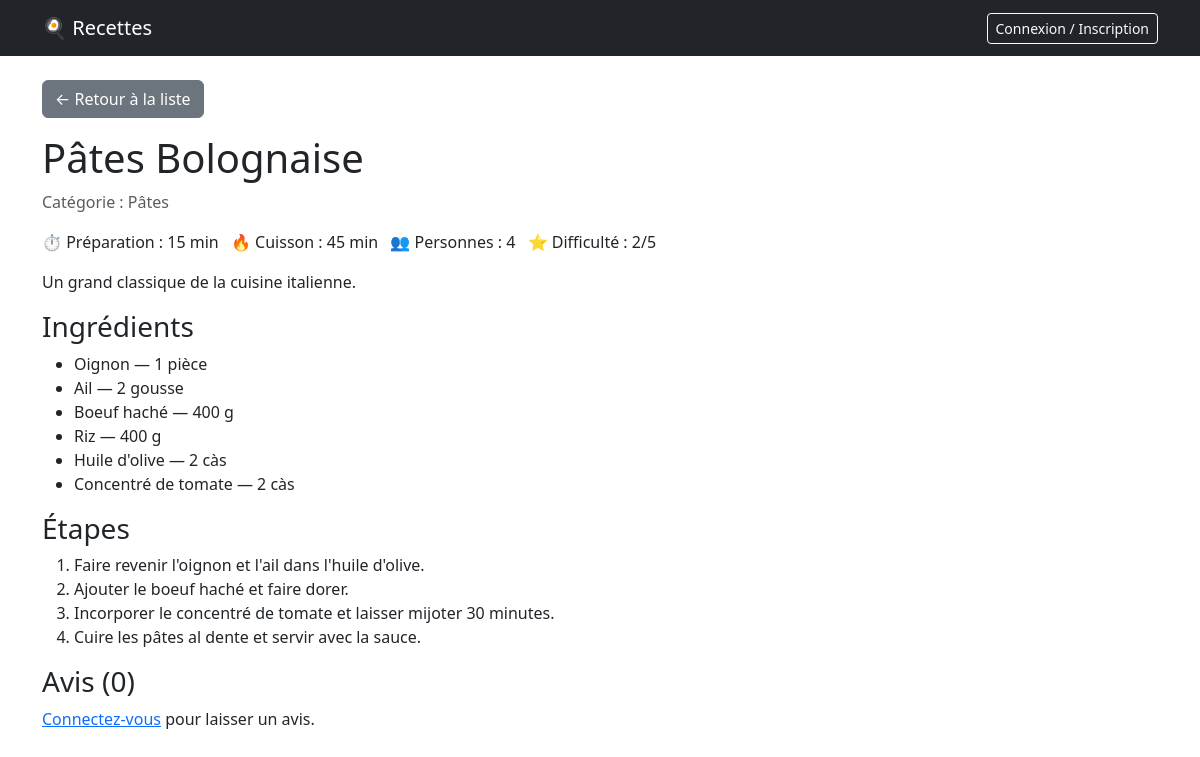
The page /projet/detail.php?id=1 on the database its author committed.
### tables this page shows
CREATE TABLE Recette
(
    r_id INTEGER PRIMARY KEY AUTO_INCREMENT,
    u_id INTEGER,
    c_id INTEGER,
    titre VARCHAR(128),
    descript TEXT,
    tps_prep INTEGER,
    tps_cuis INTEGER,
    nb_prsn INTEGER,
    diff INTEGER CHECK (diff BETWEEN 1 AND 5),

    FOREIGN KEY(u_id) REFERENCES Utilisateur(u_id),
    FOREIGN KEY(c_id) REFERENCES Categorie(c_id)
);

CREATE TABLE Categorie
(
    c_id INTEGER PRIMARY KEY AUTO_INCREMENT,
    nom VARCHAR(128) NOT NULL
);

CREATE TABLE Recette_Ingredient
(
    r_id INTEGER,
    i_id INTEGER,
    quantite INTEGER NOT NULL,
    unite VARCHAR(128) NOT NULL,

    FOREIGN KEY(r_id) REFERENCES Recette(r_id),
    FOREIGN KEY(i_id) REFERENCES Ingredient(i_id),

    PRIMARY KEY (r_id, i_id)
);

CREATE TABLE Ingredient
(
    i_id INTEGER PRIMARY KEY AUTO_INCREMENT,
    nom VARCHAR(128) NOT NULL
);

CREATE TABLE Etape
(
    r_id INTEGER,
    nb_ordre INTEGER,
    descript TEXT,

    FOREIGN KEY (r_id) REFERENCES Recette(r_id),

    PRIMARY KEY (r_id, nb_ordre)
);

### projet/detail.php (the view, shortened to what this page needs)
<?php
require_once 'includes/connexion.php';
$id = isset($_GET['id']) ? (int)$_GET['id'] : 0;
$stmt = $pdo->prepare('
    SELECT r.*, c.nom AS categorie
    FROM Recette r
    LEFT JOIN Categorie c ON r.c_id = c.c_id
    WHERE r.r_id = ?
');
$stmt->execute([$id]);
$recette = $stmt->fetch();
$stmt = $pdo->prepare('SELECT * FROM Etape WHERE r_id = ? ORDER BY nb_ordre');
$stmt->execute([$id]);
$etapes = $stmt->fetchAll();
$stmt = $pdo->prepare('
    SELECT i.nom, ri.quantite, ri.unite
    FROM Recette_Ingredient ri
    JOIN Ingredient i ON ri.i_id = i.i_id
    WHERE ri.r_id = ?
');
$stmt->execute([$id]);
$ingredients = $stmt->fetchAll();
$stmt = $pdo->prepare('
    SELECT a.*, p.pseudo
    FROM Avis a
    LEFT JOIN Profil p ON a.u_id = p.u_id
    WHERE a.r_id = ?
    ORDER BY a.datepost DESC
');
$stmt->execute([$id]);
$avis = $stmt->fetchAll();
?>
<!DOCTYPE html>
<html lang="fr">
<head>
    <link rel="stylesheet" href="https://cdn.jsdelivr.net/npm/bootstrap@5.3.0/dist/css/bootstrap.min.css">
</head>
<body>
    <?php require_once 'includes/navbar.php'; ?>
<div class="container mt-4">
    <a href="liste.php" class="btn btn-secondary mb-3">← Retour à la liste</a>
    <h1><?= htmlspecialchars($recette['titre']) ?></h1>
    <p class="text-muted">Catégorie : <?= htmlspecialchars($recette['categorie'] ?? 'Non définie') ?></p>
    <ul class="list-inline">
        <li class="list-inline-item">⏱ Préparation : <?= $recette['tps_prep'] ?> min</li>
        <li class="list-inline-item">🔥 Cuisson : <?= $recette['tps_cuis'] ?> min</li>
        <li class="list-inline-item">👥 Personnes : <?= $recette['nb_prsn'] ?></li>
        <li class="list-inline-item">⭐ Difficulté : <?= $recette['diff'] ?>/5</li>
    </ul>
    <p><?= htmlspecialchars($recette['descript']) ?></p>
    <h3>Ingrédients</h3>
    <ul>
        <?php foreach ($ingredients as $ing) : ?>
            <li><?= htmlspecialchars($ing['nom']) ?> — <?= $ing['quantite'] ?> <?= htmlspecialchars($ing['unite']) ?></li>
        <?php endforeach; ?>
    </ul>
    <h3>Étapes</h3>
    <ol>
        <?php foreach ($etapes as $etape) : ?>
            <li><?= htmlspecialchars($etape['descript']) ?></li>
        <?php endforeach; ?>
    </ol>
    <h3>Avis (<?= count($avis) ?>)</h3>
<?php if (isset($_SESSION['u_id'])) : ?>
    <form method="POST" action="detail.php?id=<?= $id ?>" class="mb-4">
        <div class="mb-2">
            <label>Note :</label>
            <select name="note" class="form-control" required>
                <option value="5">5 - Excellent</option>
                <option value="4">4 - Très bien</option>
                <option value="3">3 - Bien</option>
                <option value="2">2 - Moyen</option>
                <option value="1">1 - Décevant</option>
            </select>
        </div>
        <div class="mb-2">
            <textarea name="commentaire" class="form-control" placeholder="Votre commentaire" required></textarea>
        </div>
        <button type="submit" class="btn btn-success">Publier mon avis</button>
    </form>
<?php else : ?>
    <p><a href="auth.php">Connectez-vous</a> pour laisser un avis.</p>
<?php endif; ?>
</div>
</body>
</html>

### rows shown on the page
recette: titre "Pâtes Bolognaise", c.nom "Pâtes", tps_prep "15", tps_cuis "45", nb_prsn "4", diff "2", descript "Un grand classique de la cuisine italienne."
recette_ingredient: i.nom "Oignon", quantite "1", unite "pièce"
recette_ingredient: i.nom "Ail", quantite "2", unite "gousse"
recette_ingredient: i.nom "Boeuf haché", quantite "400", unite "g"
recette_ingredient: i.nom "Riz", quantite "400", unite "g"
recette_ingredient: i.nom "Huile d'olive", quantite "2", unite "càs"
recette_ingredient: i.nom "Concentré de tomate", quantite "2", unite "càs"
etape: descript "Faire revenir l'oignon et l'ail dans l'huile d'olive."
etape: descript "Ajouter le boeuf haché et faire dorer."
etape: descript "Incorporer le concentré de tomate et laisser mijoter 30 minutes."
etape: descript "Cuire les pâtes al dente et servir avec la sauce."

### other values the page prints
count($avis) "0"
